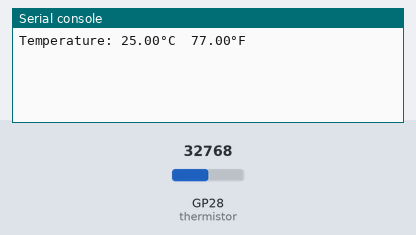
A program run on a simulated Raspberry Pi Pico running MicroPython. Shown: the last lines printed to the serial console. Inputs (shaded band) come from the test bench; at power-on: GP28 (thermistor) = 32768 (analog values on the 0–65535 scale).

Above: at 1.2 s.
1.3 s: GP28 (thermistor) set to 45874
At 2.6 s:
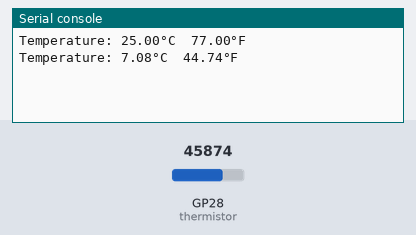
4.0 s: GP28 (thermistor) set to 57670
At 5.3 s:
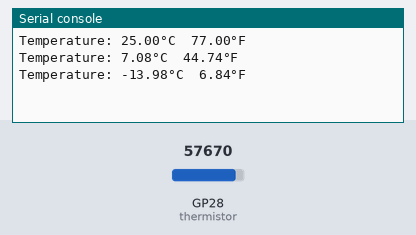
Timing chart, 0 to 7.0 s (numbered marks = the images above; inputs shaded):
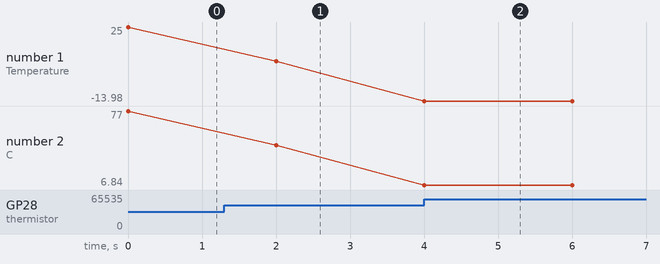

The program:

2.13_thermometer.py
```python
import machine
import utime
import math

# Constants
BETA = 3950  # Beta coefficient of the thermistor
T0 = 298.15  # Reference temperature (25°C in Kelvin)
R0 = 10000   # Resistance at T0 (10 kΩ)

# Initialize ADC on GP28
thermistor = machine.ADC(28)

while True:
    # Read the analog value (0-65535)
    analog_value = thermistor.read_u16()

    # Convert analog value to voltage
    voltage = analog_value * 3.3 / 65535

    # Calculate thermistor resistance
    Rt = (voltage * R0) / (3.3 - voltage)

    # Calculate temperature in Kelvin using the Beta formula
    tempK = 1 / ( (1 / T0) + (1 / BETA) * math.log(Rt / R0) )

    # Convert Kelvin to Celsius
    tempC = tempK - 273.15

    # Convert Celsius to Fahrenheit
    tempF = tempC * 9 / 5 + 32

    # Print the results
    print('Temperature: {:.2f}°C  {:.2f}°F'.format(tempC, tempF))

    # Wait before the next reading
    utime.sleep(2)
```

Measured:
- after the input at 1.3 s, the serial console: prints a new line after 0.70 s (image 1)
- after the input at 4.0 s, the serial console: prints a new line at once (image 2)
- plotted number 1: 25 → 7.08 after the input at 1.3 s, 7.08 → -13.98 after the input at 4.0 s
- plotted number 2: 77 → 44.74 after the input at 1.3 s, 44.74 → 6.84 after the input at 4.0 s
